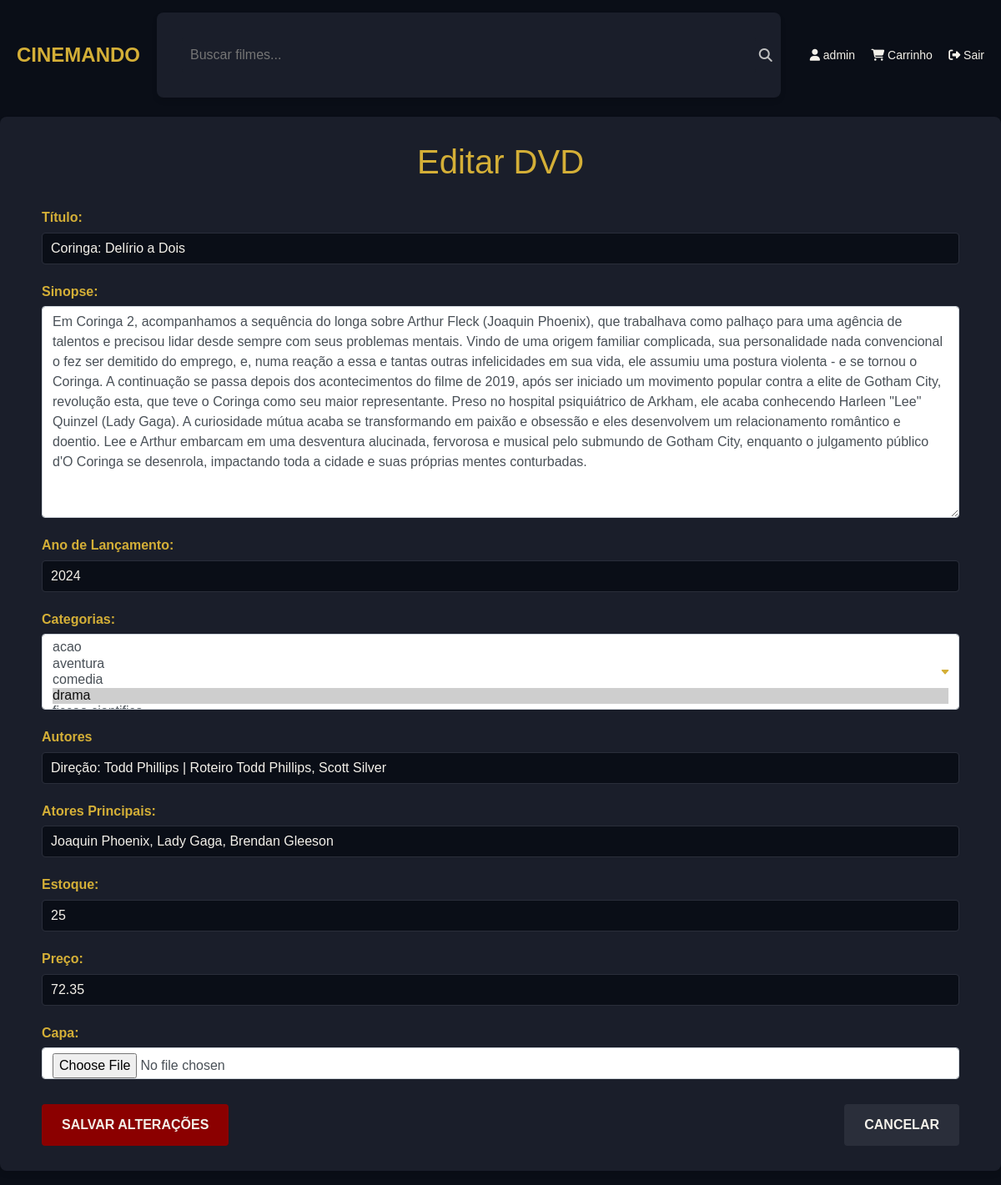
/editar/1 (signed in, upper part), run on an earlier commit of the app's database.
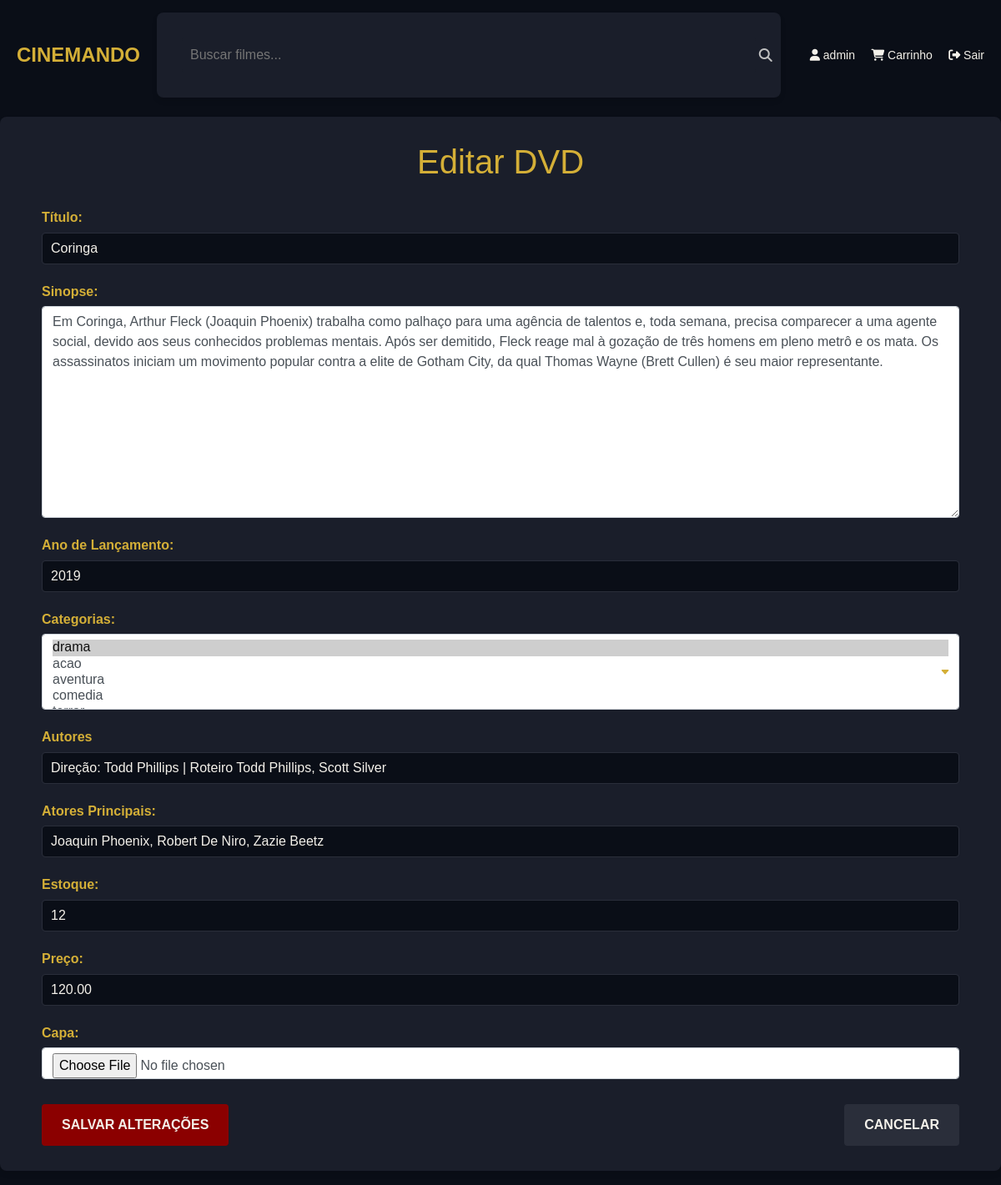
And on a later commit of the database.
### Loja/models.py (models this page shows, shortened)
class Produto(models.Model):
    titulo = models.CharField(max_length=100)
    descricao = models.TextField()
    ano_lancamento = models.IntegerField()
    preco = models.DecimalField(max_digits=8, decimal_places=2)
    quantidade_estoque = models.IntegerField()
    categorias = models.ManyToManyField(Categoria)
    imagem = models.ImageField(upload_to='capas-filmes/')
    autores = models.TextField()
    elenco = models.TextField()

### Loja/views.py (the view)
# urls.py: path('editar/<int:id>', views.editado, name='editar'),
@user_passes_test(admin_verificado)
def editado(request, id):
    produto = get_object_or_404(Produto, id=id)
    if request.method == 'POST':
        form = ProdutoForm(request.POST, instance=produto)
        if form.is_valid():
            form.save()
            return redirect('dashboard')
    else:
        form = ProdutoForm(instance=produto)
    context = {
        'form': form,
        'produto': produto
    }
    return render(request,'editar.html',context)

### Loja/forms.py
class ProdutoForm(forms.ModelForm):
    class Meta:
        model = Produto
        fields = ['titulo', 'descricao', 'ano_lancamento', 'preco','quantidade_estoque','categorias','imagem','autores','elenco']
        widgets =  {
            'titulo': forms.TextInput(attrs={'class': 'form-control'}),
            'descricao': forms.Textarea(attrs={'class': 'form-control'}),
            'ano_lancamento': forms.NumberInput(attrs={'class': 'form-control'}),
            'preco': forms.NumberInput(attrs={'class': 'form-control'}),
            'quantidade_estoque': forms.NumberInput(attrs={'class': 'form-control'}),
            'categorias': forms.SelectMultiple(attrs={'class': 'form-control'}),
            'imagem': forms.FileInput(attrs={'class': 'form-control'}),
            'autores': forms.TextInput(attrs={'class': 'form-control'}),
            'elenco': forms.TextInput(attrs={'class': 'form-control'}),
        }

### Loja/models.py (called while the page is built)
    def __str__(self):
        return self.nome

### Loja/views.py (called while the page is built)
def admin_verificado(user):
    return user.is_staff

### Loja/templates/editar.html (shortened to what this page needs)
{% extends "base.html" %}
{% load static %}
{% block link %}{% static "css/adicionar-editar.css" %}{% endblock link %}
{% block content %}
<link rel="stylesheet" href="{% static "css/style.css" %}">
<form method="post">
    <div class="container">
        <h1>Editar DVD</h1>
        <form method="post">
            <div class="form-group">
                <label for="{{ form.titulo.id_for_label }}">Título:</label>
                {{form.titulo}}
            </div>
            <div class="form-group">
                <label for="{{ form.descricao.id_for_label }}">Sinopse:</label>
                {{form.descricao}}
            </div>
            <div class="form-group">
                <label for="{{ form.ano_lancamento.id_for_label }}">Ano de Lançamento:</label>
                {{form.ano_lancamento}}
            </div>
            <div class="form-group">
                <label for="{{ form.categorias.id_for_label }}">Categorias:</label>
                {{form.categorias}}
            </div>
            <div class="form-group">
                <label for="{{ form.autores.id_for_label }}">Autores</label>
                {{form.autores}}
            </div>
            <div class="form-group">
                <label for="{{ form.elenco.id_for_label }}">Atores Principais:</label>
                {{form.elenco}}
            </div>
            <div class="form-group">
                <label for="{{ form.quantidade_estoque.id_for_label }}">Estoque:</label>
                {{form.quantidade_estoque}}
            </div>
            <div class="form-group">
                <label for="{{ form.preco.id_for_label }}">Preço:</label>
                {{form.preco}}
            </div>
            <div class="form-group">
                <label for="{{ form.imagem.id_for_label }}">Capa:</label>
                {{form.imagem}}
            </div>
            <div class="button-group">
                <input type="submit" value="Salvar alterações" class="save-btn">
                <a href="{% url "dashboard" %}"><button type="button" class="cancel-btn">Cancelar</button></a>
            </div>
        </form>
    </div>
</form>
{% endblock content %}

What changed in the data, as far as the page shows it:
changed Produto "Direção: Todd Phillips | Roteiro Todd Phillips, Scott Silver": titulo "Coringa: Delírio a Dois" → "Coringa"; descricao "Em Coringa 2, acompanhamos a sequência do longa sobre Arthur Fleck (Joaquin Phoenix), que trabalhava como palhaço para uma agência de talentos e precisou lidar desde sempre com seus problemas mentais. Vindo de uma origem familiar complicada, sua personalidade nada convencional o fez ser demitido do emprego, e, numa reação a essa e tantas outras infelicidades em sua vida, ele assumiu uma postura violenta - e se tornou o Coringa. A continuação se passa depois dos acontecimentos do filme de 2019, após ser iniciado um movimento popular contra a elite de Gotham City, revolução esta, que teve o Coringa como seu maior representante. Preso no hospital psiquiátrico de Arkham, ele acaba conhecendo…" → "Em Coringa, Arthur Fleck (Joaquin Phoenix) trabalha como palhaço para uma agência de talentos e, toda semana, precisa comparecer a uma agente social, devido aos seus conhecidos problemas mentais. Após ser demitido, Fleck reage mal à gozação de três homens em pleno metrô e os mata. Os assassinatos iniciam um movimento popular contra a elite de Gotham City, da qual Thomas Wayne (Brett Cullen) é seu maior representante."; ano_lancamento "2024" → "2019"; elenco "Joaquin Phoenix, Lady Gaga, Brendan Gleeson" → "Joaquin Phoenix, Robert De Niro, Zazie Beetz"; quantidade_estoque "25" → "12"; preco "72.35" → "120.00"
Also different on the page:
form field categorias: "acao / aventura / comedia / drama ☑" → "drama ☑ / acao / aventura / comedia"
